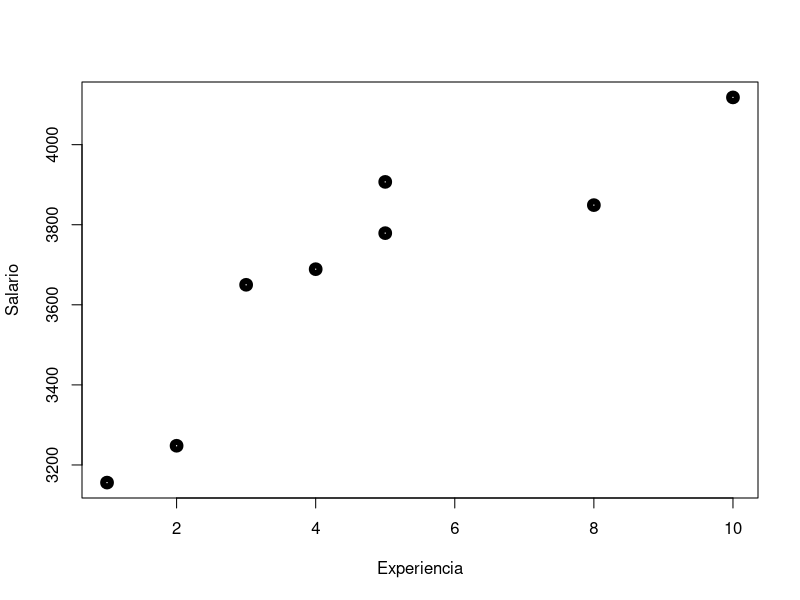
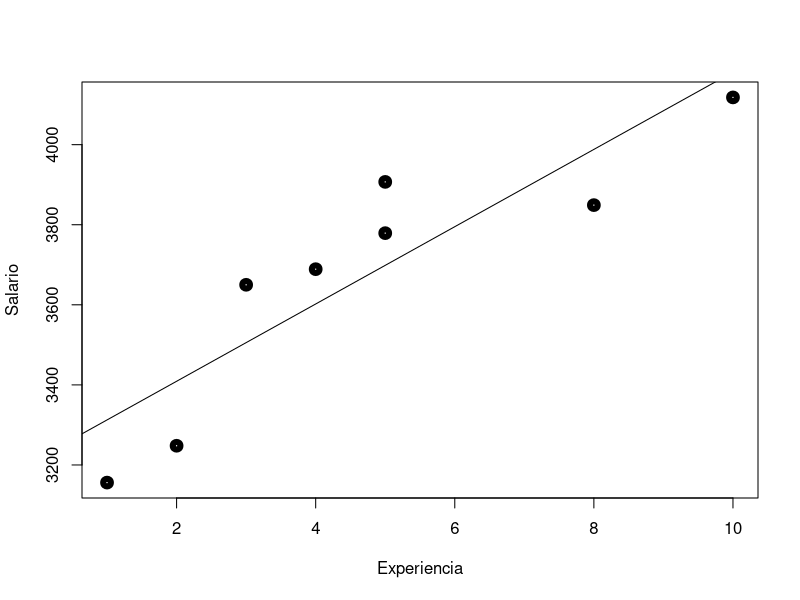
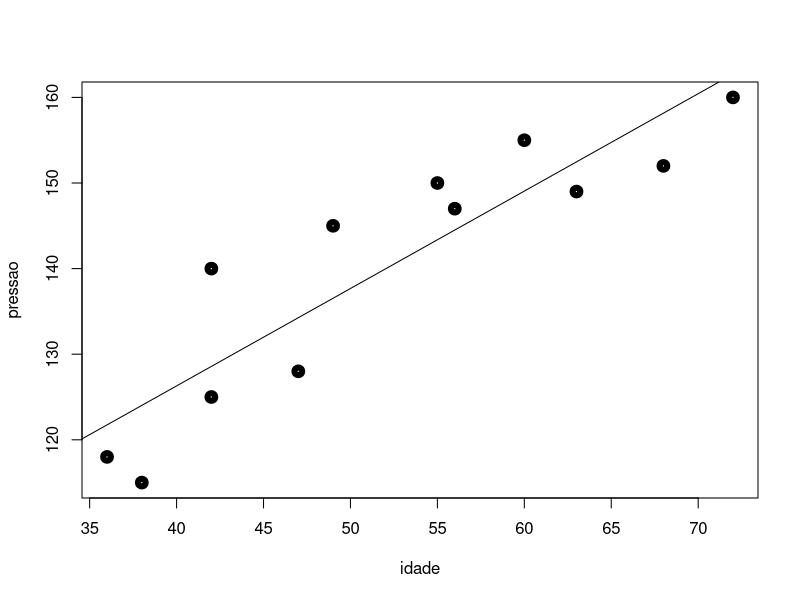

Write the R code that produced these figures, in order.
Experiencia = c(1,2,3,4,5,5,8,10)
Salario = c(3156,3248,3650,3689,3779,3907,3849,4118)
plot(Experiencia, Salario, lwd=6)

# Coeficientes do modelo
lm(Salario ~ Experiencia)

# Reta de regressão no modelo
plot(Experiencia, Salario, lwd=6)
abline(lm(Salario ~ Experiencia))

# Ex1
idade = c(56,42,72,36,47,55,49,38,42,68,60,63)
pressao = c(147,125,160,118,128,150,145,115,140,152,155,149)
cor(idade, pressao)

# Coeficientes do modelo
lm(pressao ~ idade)

# Reta de regressão no modelo
plot(idade, pressao, lwd=6)
abline(lm(pressao ~ idade))

80.778 + 1.138*60
